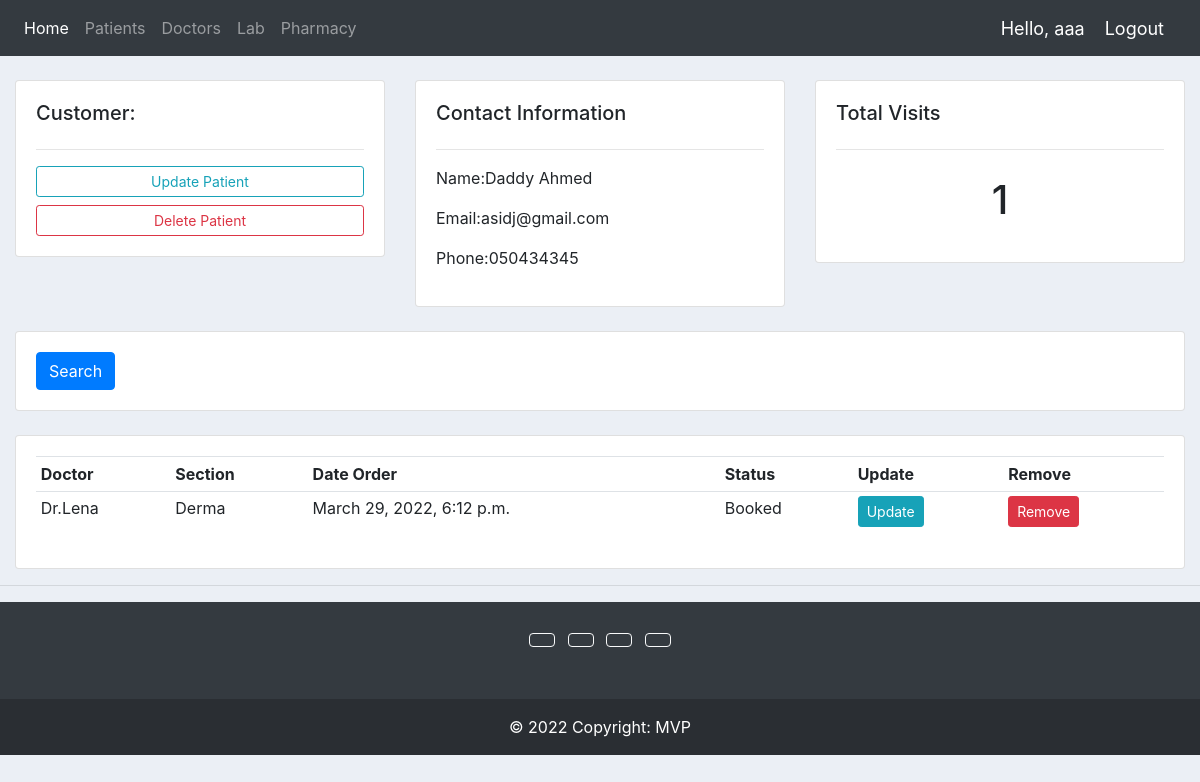
Page /patient/5/ (signed in) on the earlier database version.
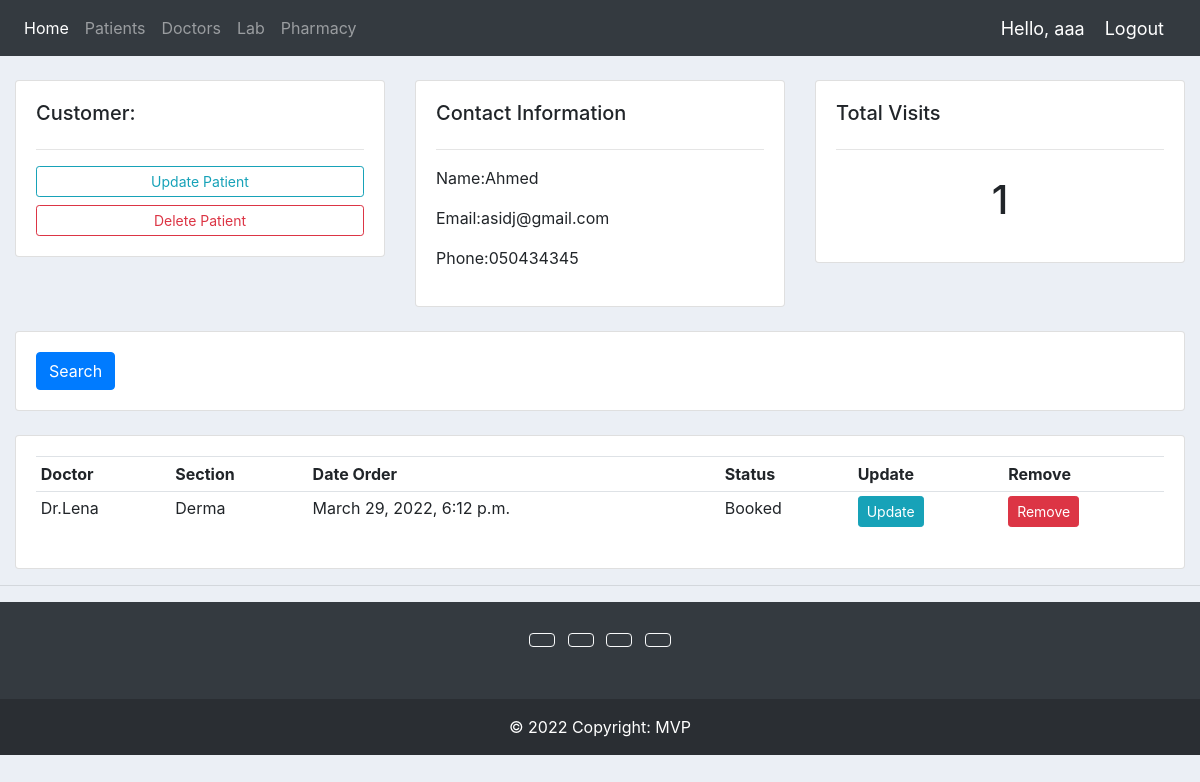
Same page on the later database version.
### accounts/models.py (models this page shows, shortened)
class Patient(models.Model):
    name = models.CharField(max_length=200, null=True)
    email = models.EmailField()
    phone = models.CharField(max_length=200, null=True)
    date = models.TimeField()

### accounts/views.py (the view)
# urls.py: path('patient/<str:pk>/', views.patient, name="patient"),
@login_required(login_url='login')
def patient(request, pk):
    patient = Patient.objects.get(id=pk)
    appointments = patient.appointment_set.all()
    appointment_count = appointments.count
    context = {'patient': patient, 'appointments': appointments,
               'appointment_count': appointment_count}
    return render(request, 'accounts/patient.html', context)

### accounts/models.py (called while the page is built)
    def __str__(self):
        return self.name

### accounts/templates/accounts/patient.html
{%  extends 'accounts/main.html' %}
{% block content %}
	<br>
<div class="row">
	<div class="col-md">
		<div class="card card-body">
			<h5>Customer:</h5>
			<hr>
			<a class="btn btn-outline-info  btn-sm btn-block" href="">Update Patient</a>
			<a class="btn btn-outline-danger  btn-sm btn-block" href="">Delete Patient</a>
		</div>
	</div>
	<div class="col-md">
		<div class="card card-body">
			<h5>Contact Information</h5>
			<hr>
			<p>Name:{{patient.name}} </p>
			<p>Email:{{patient.email}} </p>
			<p>Phone:{{patient.phone}} </p>
		</div>
	</div>
	<div class="col-md">
		<div class="card card-body">
			<h5>Total Visits</h5>
			<hr>
			<h1 style="text-align: center;padding: 10px">{{ appointment_count }}</h1>
		</div>
	</div>
</div>
<br>
<div class="row">
	<div class="col">
		<div class="card card-body">
			<form method="get">
		    <button class="btn btn-primary" type="submit">Search</button>
		  </form>
		</div>
	</div>
</div>
<br>
<div class="row">
	<div class="col-md">
		<div class="card card-body">
			<table class="table table-sm">
				<tr>
					<th>Doctor</th>
					<th>Section</th>
					<th>Date Order</th>
					<th>Status</th>
					<th>Update</th>
					<th>Remove</th>
				</tr>
				{% for appointment in appointments %}
				<tr>
					<td>{{appointment.doctor}}</td>
					<td>{{appointment.doctor.section}}</td>
					<td>{{appointment.date_created}}</td>
					<td>{{appointment.status}}</td>
					<td><a class="btn btn-sm btn-info" href="">Update</a></td>
					<td><a class="btn btn-sm btn-danger" href="">Remove</a></td>
				</tr>
				{% endfor %}
			</table>
		</div>
	</div>
</div>
{% endblock %}

Differences in the rows shown:
changed Patient "asidj@gmail.com": name "Daddy Ahmed" → "Ahmed"
